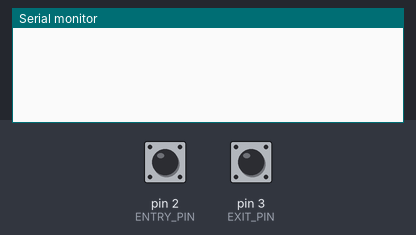
Recording of a sketch running on a simulated Arduino Uno, built with avr-gcc and run on an emulated ATmega328P. Shown: the last lines printed to the serial monitor. Inputs (shaded band) come from the test bench; at power-on: pin 2 (ENTRY_PIN) HIGH, pin 3 (EXIT_PIN) HIGH.

Above: at 1.2 s.
1.3 s: pin 2 (ENTRY_PIN) pulled LOW for 0.15 s
At 1.7 s:
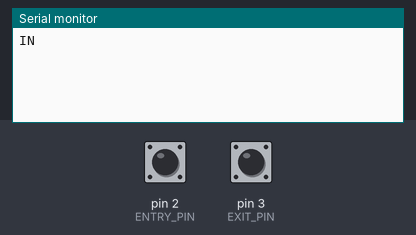
2.9 s: pin 3 (EXIT_PIN) pulled LOW for 0.15 s
At 4.3 s:
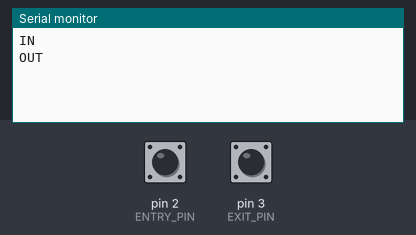

Measured:
- after the input at 1.3 s, the serial monitor: prints a new line at once (image 1)
- after the input at 2.9 s, the serial monitor: prints a new line at once (image 2)

The sketch:

ir_sensor.ino
```cpp
// Optional: IR beam-break headcount sensor at the mess door (from the EL poster).
// Wire an IR obstacle/beam sensor OUT pin to D2 (entry) and, optionally, a second one to D3 (exit).
// Each time someone breaks the beam, the board prints IN or OUT over USB serial.
// ir_bridge.py (in this folder) reads those lines and sends them to WasteWise on the laptop.

const int ENTRY_PIN = 2;
const int EXIT_PIN = 3;
const unsigned long DEBOUNCE_MS = 700;  // one person = one count

int lastEntry = HIGH, lastExit = HIGH;
unsigned long lastEntryTime = 0, lastExitTime = 0;

void setup() {
  Serial.begin(9600);
  pinMode(ENTRY_PIN, INPUT_PULLUP);
  pinMode(EXIT_PIN, INPUT_PULLUP);
}

void loop() {
  int e = digitalRead(ENTRY_PIN);
  int x = digitalRead(EXIT_PIN);
  unsigned long now = millis();
  // Most IR modules pull the pin LOW when something is in front of them.
  if (e == LOW && lastEntry == HIGH && now - lastEntryTime > DEBOUNCE_MS) { Serial.println("IN"); lastEntryTime = now; }
  if (x == LOW && lastExit == HIGH && now - lastExitTime > DEBOUNCE_MS) { Serial.println("OUT"); lastExitTime = now; }
  lastEntry = e; lastExit = x;
  delay(10);
}
```
